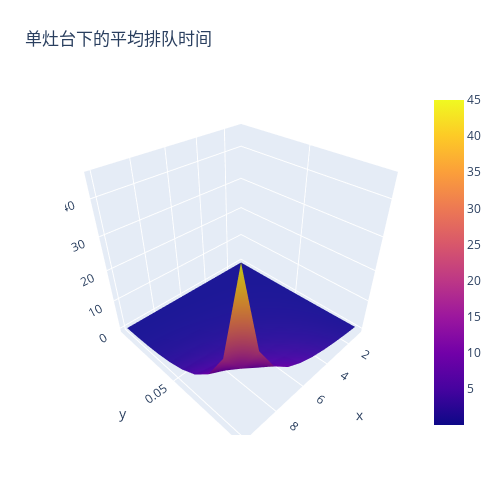

Source (notebook cell):
### Markdown cell above
#### 绘制结果

### Code cell
fig = go.Figure(data=[go.Surface(z=w_avg.values, x=w_avg.index, y=w_avg.columns)])
fig.update_layout(title='单灶台下的平均排队时间', autosize=True,
                  width=500, height=500,
                  margin=dict(l=65, r=50, b=65, t=90))
fig.show()
